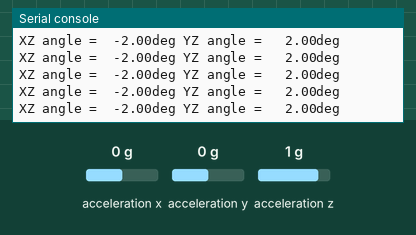
Bench run of a program on a simulated Raspberry Pi Pico running CircuitPython. Shown: the last lines printed to the serial console. Inputs (shaded band) come from the test bench; at power-on: acceleration x 0 g, acceleration y 0 g, acceleration z 1 g. USB keyboard and mouse output is not drawn.

Above: at 1.2 s.
1.3 s: acceleration x set to -1.4 g
At 1.56 s:
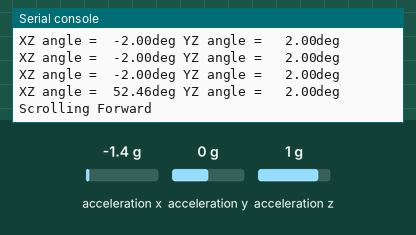
3.1 s: acceleration y set to -1.4 g
At 3.43 s:
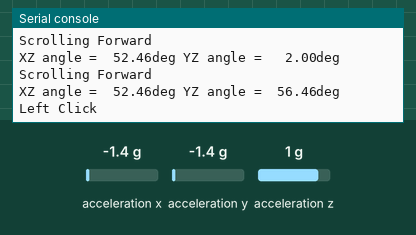
4.7 s: acceleration z set to -1.4 g
At 5.18 s:
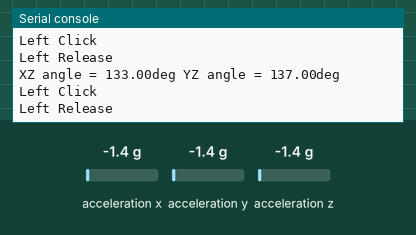

Measured:
- after the input at 1.3 s, the serial console: prints a new line after 0.11 s (image 1)
- after the input at 3.1 s, the serial console: prints a new line after 0.12 s (image 2)
- after the input at 4.7 s, the serial console: prints a new line at once (image 3)

The program:

Gyro_Mouse_V1.0.py
```python
import adafruit_mpu6050
import board
import busio
import time
from math import atan2, degrees
import usb_hid
from adafruit_hid.mouse import Mouse

# we need to recalibrate gyro when using gyro with new mouse
#global vars
zx_calibration = 92
yz_calibration = 88

i2c = busio.I2C(board.GP15, board.GP14)
mpu = adafruit_mpu6050.MPU6050(i2c)
m = Mouse(usb_hid.devices)


def vector_2_degrees(x, y):
    angle = degrees(atan2(y, x))
    if angle < 0:
        angle += 360
    return angle

def get_inclination(_sensor):
    x, y, z = _sensor.acceleration
    return (vector_2_degrees(x, z) - zx_calibration), (vector_2_degrees(y, z) - yz_calibration)


while True:
    angle_xz, angle_yz = get_inclination(mpu)
    print("XZ angle = {:6.2f}deg YZ angle = {:6.2f}deg".format(angle_xz , angle_yz))

    if(angle_yz > 16):
        m.click(Mouse.LEFT_BUTTON)
        print("Left Click")
        time.sleep(0.3)
        print("Left Release")
    elif(angle_yz < -16):
        m.click(Mouse.RIGHT_BUTTON)
        print("Right Click")
        time.sleep(0.3)
        print("Right Release")
    elif (angle_xz > 20):
        m.move(wheel=+1)
        print("Scrolling Forward")
    elif (angle_xz <  -20):
        m.move(wheel=-1)
        print("Scrolling Backward")


    time.sleep(0.2)
```
